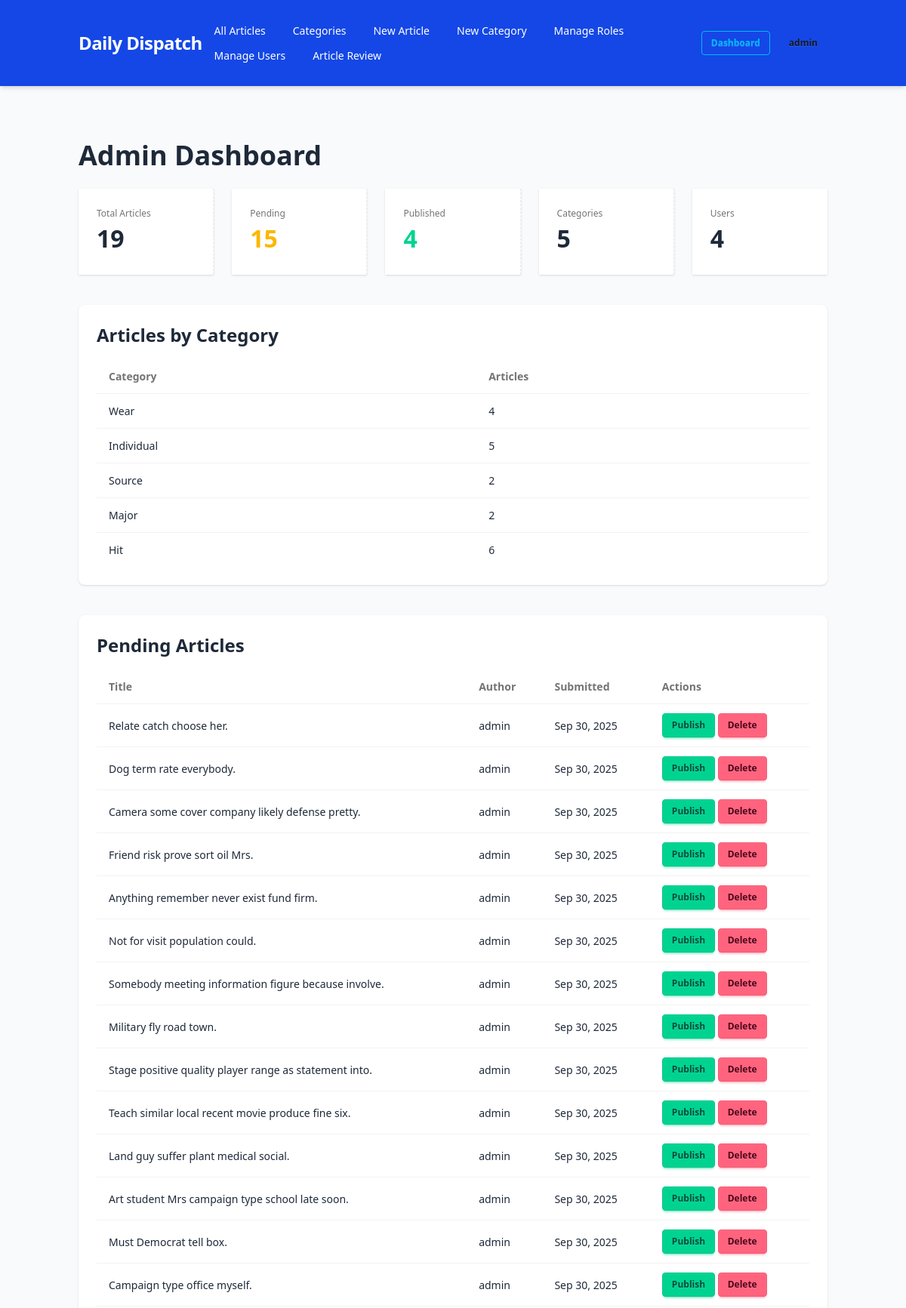
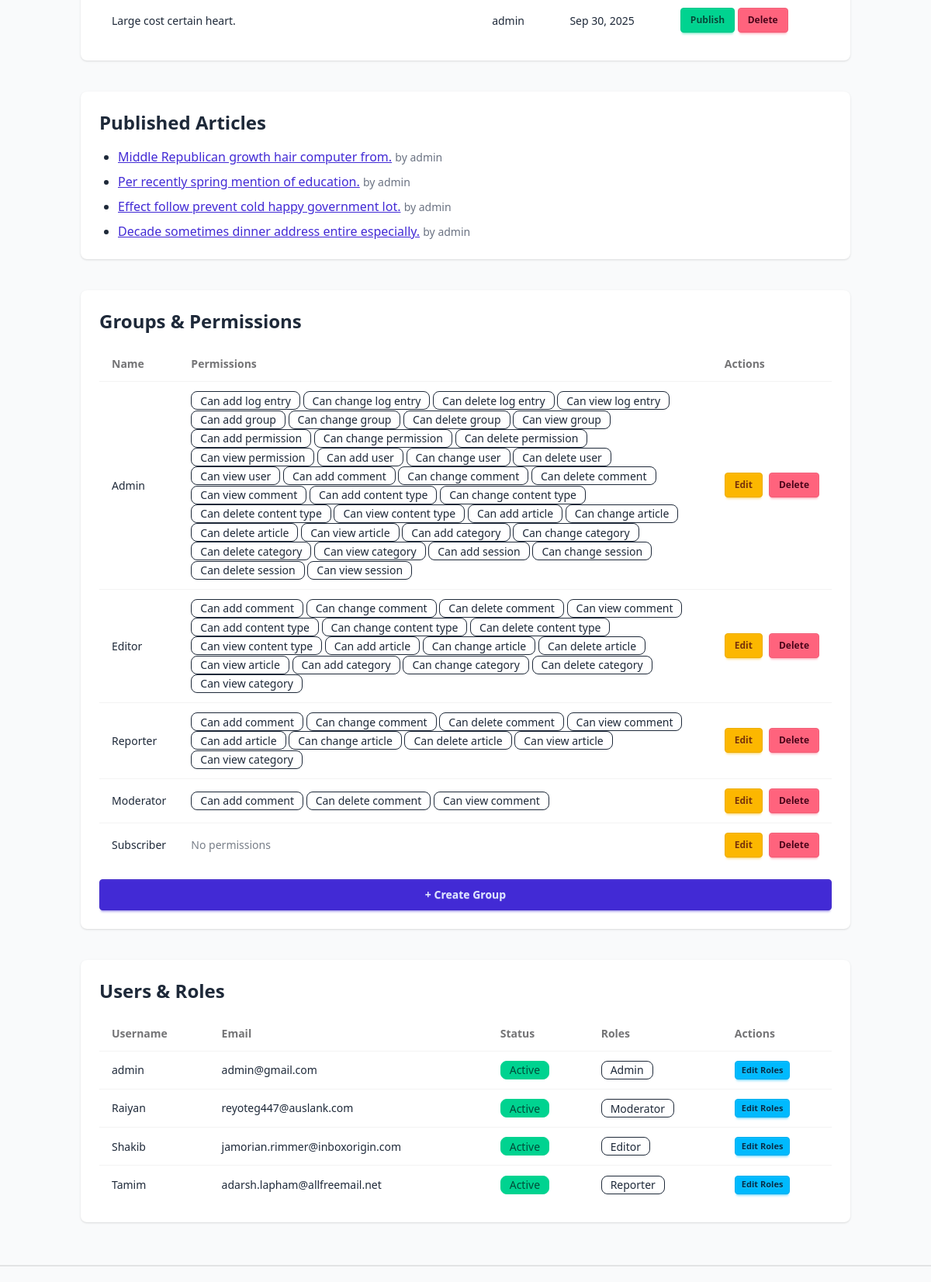
/users/admin/ (signed in, upper part), run on the app's committed database (2 pictures, top to bottom).
### news/models.py (models this page shows, shortened)
class Category(models.Model):
    name = models.CharField(max_length=100, unique=True)
    description = models.TextField(blank=True, null=True)

class Article(models.Model):
    STATUS_CHOICES = (
        ("pending", "Pending"),
        ("published", "Published"),
    )
    title = models.CharField(max_length=200)
    slug = models.SlugField(unique=True, blank=True)
    content = models.TextField()
    image = models.ImageField(upload_to="articles/", blank=True, null=True)
    author = models.ForeignKey(User, on_delete=models.CASCADE)
    category = models.ForeignKey(Category, on_delete=models.SET_NULL, null=True, blank=True,  related_name="articles")
    created_at = models.DateTimeField(auto_now_add=True)
    updated_at = models.DateTimeField(auto_now=True)
    status = models.CharField(max_length=20, choices=STATUS_CHOICES, default="pending")

### users/views.py (the view)
# urls.py: path("admin/", admin_dashboard, name="admin_dashboard"),
@login_required
@user_passes_test(is_admin, login_url='users:no_permission')
def admin_dashboard(request):
    total_articles = Article.objects.count()
    pending_articles = Article.objects.filter(status="pending")
    published_articles = Article.objects.filter(status="published")
    categories_count = Category.objects.count()
    users_count = User.objects.count()
    category_articles = {c.name: c.articles.count() for c in Category.objects.all()}
    groups = Group.objects.prefetch_related("permissions").all()
    users = User.objects.all()
    context = {
        "total_articles": total_articles,
        "pending_articles_count": pending_articles.count(),
        "published_articles_count": published_articles.count(),
        "categories_count": categories_count,
        "users_count": users_count,
        "pending_articles": pending_articles,
        "published_articles": published_articles,
        "category_articles": category_articles,
        "groups": groups,
        "users": users,
        "permissions": Permission.objects.all(),
    }
    return render(request, "users/admin_dashboard.html", context)

### users/context_processors.py (called while the page is built)
def user_roles(request):
    if request.user.is_authenticated:
        return {
            "is_admin_user": is_admin(request.user),
            "is_editor_user": is_editor(request.user),
            "is_reporter_user": is_reporter(request.user),
        }
    return {
        "is_admin_user": False,
        "is_editor_user": False,
        "is_reporter_user": False,
    }

### users/utils.py (called while the page is built)
def is_admin(user):
    return user.is_authenticated and user.groups.filter(name="Admin").exists()

def is_editor(user):
    return user.is_authenticated and user.groups.filter(name="Editor").exists()

def is_reporter(user):
    return user.is_authenticated and user.groups.filter(name="Reporter").exists()

### templates/users/admin_dashboard.html (shortened to what this page needs)
{% extends "base.html" %}
{% block content %}
<div class="max-w-7xl mx-auto mt-10 space-y-10">
  <h1 class="text-4xl font-bold mb-6">Admin Dashboard</h1>
  <div class="grid grid-cols-1 md:grid-cols-5 gap-6">
    <div class="stat bg-base-100 shadow p-6"><div class="stat-title">Total Articles</div><div class="stat-value">{{ total_articles }}</div></div>
    <div class="stat bg-base-100 shadow p-6"><div class="stat-title">Pending</div><div class="stat-value text-warning">{{ pending_articles_count }}</div></div>
    <div class="stat bg-base-100 shadow p-6"><div class="stat-title">Published</div><div class="stat-value text-success">{{ published_articles_count }}</div></div>
    <div class="stat bg-base-100 shadow p-6"><div class="stat-title">Categories</div><div class="stat-value">{{ categories_count }}</div></div>
    <div class="stat bg-base-100 shadow p-6"><div class="stat-title">Users</div><div class="stat-value">{{ users_count }}</div></div>
  </div>
  <div class="card shadow bg-base-100 p-6">
    <h2 class="text-2xl font-semibold mb-4">Articles by Category</h2>
    <table class="table w-full">
      <thead><tr><th>Category</th><th>Articles</th></tr></thead>
      <tbody>
        {% for category, count in category_articles.items %}
          <tr><td>{{ category }}</td><td>{{ count }}</td></tr>
        {% endfor %}
      </tbody>
    </table>
  </div>
  <div class="card shadow bg-base-100 p-6">
    <h2 class="text-2xl font-semibold mb-4">Pending Articles</h2>
    {% if pending_articles %}
      <table class="table w-full">
        <thead><tr><th>Title</th><th>Author</th><th>Submitted</th><th>Actions</th></tr></thead>
        <tbody>
          {% for article in pending_articles %}
          <tr>
            <td>{{ article.title }}</td>
            <td>{{ article.author.username }}</td>
            <td>{{ article.created_at|date:"M d, Y" }}</td>
            <td>
              <a href="{% url 'news:approve_article' article.pk %}" class="btn btn-success btn-sm">Publish</a>
              <form action="{% url 'news:reject_article' article.pk %}" method="post" class="inline">
                {% csrf_token %}<button type="submit" class="btn btn-error btn-sm">Delete</button>
              </form>
            </td>
          </tr>
          {% endfor %}
        </tbody>
      </table>
    {% else %}
      <p class="text-gray-500">No pending articles.</p>
    {% endif %}
  </div>
  <div class="card shadow bg-base-100 p-6">
    <h2 class="text-2xl font-semibold mb-4">Published Articles</h2>
    {% if published_articles %}
      <ul class="list-disc pl-6 space-y-2">
        {% for article in published_articles %}
        <li><a href="{% url 'news:article_detail' article.slug %}" class="link link-primary">{{ article.title }}</a>
          <span class="text-gray-500 text-sm">by {{ article.author.username }}</span></li>
        {% endfor %}
      </ul>
    {% else %}
      <p class="text-gray-500">No published articles.</p>
    {% endif %}
  </div>
  <div class="card shadow bg-base-100 p-6">
    <h2 class="text-2xl font-semibold mb-4">Groups & Permissions</h2>
    <table class="table w-full">
      <thead><tr><th>Name</th><th>Permissions</th><th>Actions</th></tr></thead>
      <tbody>
        {% for group in groups %}
        <tr>
          <td>{{ group.name }}</td>
          <td>
            {% for perm in group.permissions.all %}
              <span class="badge badge-outline">{{ perm.name }}</span>
            {% empty %}
              <span class="opacity-60">No permissions</span>
            {% endfor %}
          </td>
          <td>
            <div class="flex gap-2">
              <a href="{% url 'users:group_edit' group.pk %}" class="btn btn-sm btn-warning">Edit</a>
              <a href="{% url 'users:group_delete' group.pk %}" class="btn btn-sm btn-error">Delete</a>
            </div>
          </td>
        </tr>
        {% endfor %}
      </tbody>
    </table>
    <a href="{% url 'users:group_create' %}" class="btn btn-primary mt-4">+ Create Group</a>
  </div>
  <div class="card shadow bg-base-100 p-6">
    <h2 class="text-2xl font-semibold mb-4">Users & Roles</h2>
    <table class="table w-full">
      <thead><tr><th>Username</th><th>Email</th><th>Status</th><th>Roles</th><th>Actions</th></tr></thead>
      <tbody>
        {% for u in users %}
        <tr>
          <td>{{ u.username }}</td>
          <td>{{ u.email }}</td>
          <td>{% if u.is_active %}<span class="badge badge-success">Active</span>{% else %}<span class="badge badge-error">Inactive</span>{% endif %}</td>
          <td>
            {% for g in u.groups.all %}
              <span class="badge badge-outline">{{ g.name }}</span>
            {% empty %}
              <span class="opacity-60">No roles</span>
            {% endfor %}
          </td>
          <td><a href="{% url 'users:edit_user_roles' u.pk %}" class="btn btn-xs btn-info">Edit Roles</a></td>
        </tr>
        {% endfor %}
      </tbody>
    </table>
  </div>
</div>
{% endblock %}

### templates/base.html (shortened to what this page needs)
{% load static %}
<!DOCTYPE html>
<html lang="en">
<head>
  <link href="https://cdn.jsdelivr.net/npm/daisyui@5" rel="stylesheet" type="text/css" />
  <script src="https://cdn.jsdelivr.net/npm/@tailwindcss/browser@4"></script>
</head>
<body class="bg-gray-50 text-gray-800 font-sans">
  <nav class="bg-blue-700 text-white shadow-md sticky top-0 z-50">
    <div class="container mx-auto flex items-center justify-between p-4">
      <div class="flex-shrink-0">
        <a href="{% url 'news:article_list' %}" class="font-extrabold text-2xl tracking-tight">
          Daily Dispatch
        </a>
      </div>
      {% if user.is_authenticated %}
      <div class="flex-1 flex justify-center">
        <ul class="menu menu-horizontal px-1 hidden lg:flex space-x-3">
          <li><a href="{% url 'news:article_list' %}">All Articles</a></li>
          <li><a href="{% url 'news:category_list' %}">Categories</a></li>
          {% for group in user.groups.all %}
            {% if group.name == "Admin" or user.is_superuser %}
              <li><a href="{% url 'news:create_article' %}">New Article</a></li>
              <li><a href="{% url 'news:create_category' %}">New Category</a></li>
              <li><a href="{% url 'users:group_list' %}">Manage Roles</a></li>
              <li><a href="{% url 'users:user_list' %}">Manage Users</a></li>
              <li><a href="{% url 'news:review_articles' %}">Article Review</a></li>
            {% elif group.name == "Editor" %}
              <li><a href="{% url 'news:create_article' %}">New Article</a></li>
              <li><a href="{% url 'news:create_category' %}">New Category</a></li>
              <li><a href="{% url 'news:review_articles' %}">Article Review</a></li>
            {% elif group.name == "Reporter" %}
              <li><a href="{% url 'news:create_article' %}">New Article</a></li>
            {% endif %}
          {% endfor %}
        </ul>
      </div>
      {% endif %}
      <div class="flex items-center space-x-3">
        {% if user.is_authenticated %}
          {% for group in user.groups.all %}
            {% if group.name == "Admin" %}
              <a href="{% url 'users:admin_dashboard' %}" class="btn btn-sm btn-outline btn-info">Dashboard</a>
            {% elif group.name == "Editor" %}
              <a href="{% url 'users:editor_dashboard' %}" class="btn btn-sm btn-outline btn-info">Dashboard</a>
            {% elif group.name == "Reporter" %}
              <a href="{% url 'users:reporter_dashboard' %}" class="btn btn-sm btn-outline btn-info">Dashboard</a>
            {% endif %}
          {% endfor %}
          <div class="dropdown dropdown-end">
            <label tabindex="0" class="btn btn-sm btn-ghost rounded-btn">{{ user.username }}</label>
          </div>
        {% else %}
          <a href="{% url 'users:login' %}" class="hover:text-gray-200">Login</a>
          <a href="{% url 'users:signup' %}" class="hover:text-gray-200">Signup</a>
        {% endif %}
      </div>
    </div>
  </nav>
  <main class="container mx-auto px-4 py-8">
    {% block content %}{% endblock %}
  </main>
  <div class="flex w-full flex-col">
    <div class="divider"></div>
  </div>
</body>
</html>

### data on the page
Category: category_articles "Wear"
Category: category_articles "Individual"
Category: category_articles "Source"
Category: category_articles "Major"
Category: category_articles "Hit"
Article: title "Relate catch choose her.", author.username "admin", created_at "Sep 30, 2025"
Article: title "Dog term rate everybody.", author.username "admin", created_at "Sep 30, 2025"
Article: title "Camera some cover company likely defense pretty.", author.username "admin", created_at "Sep 30, 2025"
Article: title "Friend risk prove sort oil Mrs.", author.username "admin", created_at "Sep 30, 2025"
Article: title "Anything remember never exist fund firm.", author.username "admin", created_at "Sep 30, 2025"
Article: title "Not for visit population could.", author.username "admin", created_at "Sep 30, 2025"
Article: title "Somebody meeting information figure because involve.", author.username "admin", created_at "Sep 30, 2025"
Article: title "Military fly road town.", author.username "admin", created_at "Sep 30, 2025"
Article: title "Stage positive quality player range as statement into.", author.username "admin", created_at "Sep 30, 2025"
Article: title "Teach similar local recent movie produce fine six.", author.username "admin", created_at "Sep 30, 2025"
Article: title "Land guy suffer plant medical social.", author.username "admin", created_at "Sep 30, 2025"
Article: title "Art student Mrs campaign type school late soon.", author.username "admin", created_at "Sep 30, 2025"
Article: title "Must Democrat tell box.", author.username "admin", created_at "Sep 30, 2025"
Article: title "Campaign type office myself.", author.username "admin", created_at "Sep 30, 2025"
Article: title "Large cost certain heart.", author.username "admin", created_at "Sep 30, 2025"
Article: title "Middle Republican growth hair computer from.", author.username "admin"
Article: title "Per recently spring mention of education.", author.username "admin"
Article: title "Effect follow prevent cold happy government lot.", author.username "admin"
Article: title "Decade sometimes dinner address entire especially.", author.username "admin"

### other printed values
{{ user.username }} "admin"
{{ total_articles }} "19"
{{ pending_articles_count }} "15"
{{ published_articles_count }} "4"
{{ categories_count }} "5"
{{ users_count }} "4"
{{ count }} "4" "5" "2" "2" "6"
{{ group.name }} "Admin"
{{ perm.name }} "Can add log entry"
{{ perm.name }} "Can change log entry"
{{ perm.name }} "Can delete log entry"
{{ perm.name }} "Can view log entry"
{{ perm.name }} "Can add group"
{{ perm.name }} "Can change group"
{{ perm.name }} "Can delete group"
